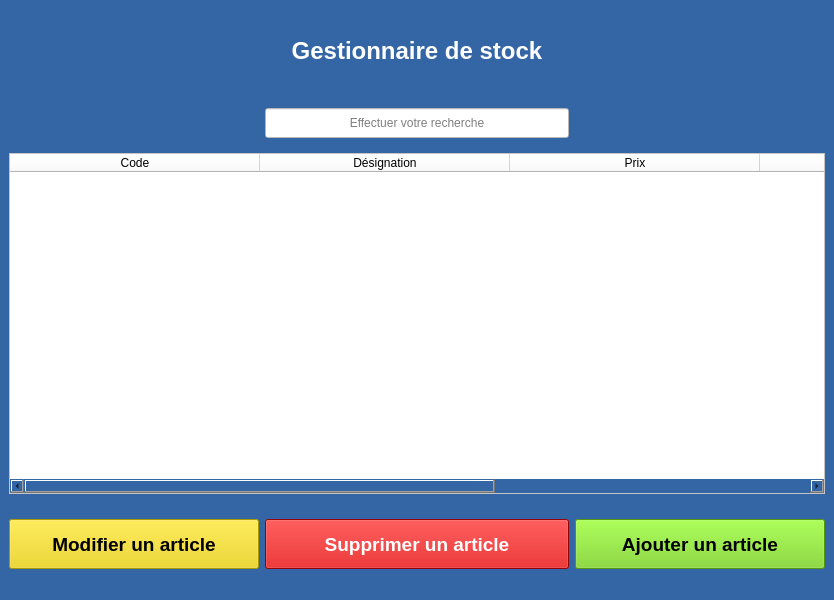
<?xml version="1.0" encoding="UTF-8"?>
<ui version="4.0">
 <class>MainWindow</class>
 <widget class="QMainWindow" name="MainWindow">
  <property name="geometry">
   <rect>
    <x>0</x>
    <y>0</y>
    <width>834</width>
    <height>600</height>
   </rect>
  </property>
  <property name="font">
   <font>
    <pointsize>12</pointsize>
   </font>
  </property>
  <property name="windowTitle">
   <string>Gestion des stock</string>
  </property>
  <property name="windowIcon">
   <iconset resource="../images/ress.qrc">
    <normaloff>:/img/F1-icon.png</normaloff>:/img/F1-icon.png</iconset>
  </property>
  <property name="styleSheet">
   <string notr="true">background-color: rgb(52, 101, 164);</string>
  </property>
  <widget class="QWidget" name="centralwidget">
   <layout class="QGridLayout" name="gridLayout">
    <property name="verticalSpacing">
     <number>15</number>
    </property>
    <item row="3" column="0">
     <spacer name="verticalSpacer">
      <property name="orientation">
       <enum>Qt::Vertical</enum>
      </property>
      <property name="sizeType">
       <enum>QSizePolicy::Fixed</enum>
      </property>
      <property name="sizeHint" stdset="0">
       <size>
        <width>20</width>
        <height>10</height>
       </size>
      </property>
     </spacer>
    </item>
    <item row="5" column="1">
     <widget class="QPushButton" name="btn_del_article">
      <property name="minimumSize">
       <size>
        <width>250</width>
        <height>50</height>
       </size>
      </property>
      <property name="font">
       <font>
        <pointsize>14</pointsize>
        <weight>75</weight>
        <bold>true</bold>
       </font>
      </property>
      <property name="styleSheet">
       <string notr="true">background-color: rgb(204, 0, 0);
color: rgb(255, 255, 255);</string>
      </property>
      <property name="text">
       <string>Supprimer un article</string>
      </property>
     </widget>
    </item>
    <item row="2" column="0" colspan="3">
     <widget class="QTableWidget" name="tableWidget">
      <property name="minimumSize">
       <size>
        <width>0</width>
        <height>0</height>
       </size>
      </property>
      <property name="maximumSize">
       <size>
        <width>16777215</width>
        <height>16777215</height>
       </size>
      </property>
      <property name="font">
       <font>
        <pointsize>12</pointsize>
       </font>
      </property>
      <property name="styleSheet">
       <string notr="true">background-color: rgb(255, 255, 255);
alternate-background-color: rgba(90, 173, 187, 54);
gridline-color: rgb(52, 101, 164);</string>
      </property>
      <property name="editTriggers">
       <set>QAbstractItemView::SelectedClicked</set>
      </property>
      <property name="alternatingRowColors">
       <bool>true</bool>
      </property>
      <property name="rowCount">
       <number>0</number>
      </property>
      <attribute name="horizontalHeaderDefaultSectionSize">
       <number>250</number>
      </attribute>
      <attribute name="horizontalHeaderStretchLastSection">
       <bool>true</bool>
      </attribute>
      <column>
       <property name="text">
        <string>Code</string>
       </property>
      </column>
      <column>
       <property name="text">
        <string>Désignation</string>
       </property>
      </column>
      <column>
       <property name="text">
        <string>Prix</string>
       </property>
      </column>
      <column>
       <property name="text">
        <string>Quantité en stock</string>
       </property>
      </column>
      <column>
       <property name="text">
        <string>Date stockage</string>
       </property>
      </column>
     </widget>
    </item>
    <item row="0" column="0" colspan="3">
     <widget class="QLabel" name="label">
      <property name="maximumSize">
       <size>
        <width>16777215</width>
        <height>999999</height>
       </size>
      </property>
      <property name="font">
       <font>
        <pointsize>18</pointsize>
        <weight>75</weight>
        <bold>true</bold>
       </font>
      </property>
      <property name="styleSheet">
       <string notr="true">color: rgb(255, 255, 255);</string>
      </property>
      <property name="text">
       <string>
Gestionnaire de stock
</string>
      </property>
      <property name="alignment">
       <set>Qt::AlignCenter</set>
      </property>
     </widget>
    </item>
    <item row="5" column="2">
     <widget class="QPushButton" name="btn_add_article">
      <property name="minimumSize">
       <size>
        <width>250</width>
        <height>50</height>
       </size>
      </property>
      <property name="font">
       <font>
        <pointsize>14</pointsize>
        <weight>75</weight>
        <bold>true</bold>
       </font>
      </property>
      <property name="styleSheet">
       <string notr="true">background-color: rgb(115, 210, 22);</string>
      </property>
      <property name="text">
       <string>Ajouter un article</string>
      </property>
     </widget>
    </item>
    <item row="5" column="0">
     <widget class="QPushButton" name="btn_modif_article">
      <property name="minimumSize">
       <size>
        <width>250</width>
        <height>50</height>
       </size>
      </property>
      <property name="font">
       <font>
        <pointsize>14</pointsize>
        <weight>75</weight>
        <bold>true</bold>
       </font>
      </property>
      <property name="styleSheet">
       <string notr="true">background-color: rgb(237, 212, 0);</string>
      </property>
      <property name="text">
       <string>Modifier un article</string>
      </property>
     </widget>
    </item>
    <item row="1" column="1">
     <widget class="QLineEdit" name="line_search">
      <property name="minimumSize">
       <size>
        <width>0</width>
        <height>30</height>
       </size>
      </property>
      <property name="maximumSize">
       <size>
        <width>350</width>
        <height>16777215</height>
       </size>
      </property>
      <property name="layoutDirection">
       <enum>Qt::LeftToRight</enum>
      </property>
      <property name="styleSheet">
       <string notr="true">background-color: rgb(255, 255, 255);</string>
      </property>
      <property name="alignment">
       <set>Qt::AlignCenter</set>
      </property>
      <property name="placeholderText">
       <string>Effectuer votre recherche</string>
      </property>
     </widget>
    </item>
   </layout>
  </widget>
  <widget class="QStatusBar" name="statusbar"/>
 </widget>
 <resources>
  <include location="../images/ress.qrc"/>
 </resources>
 <connections/>
</ui>
